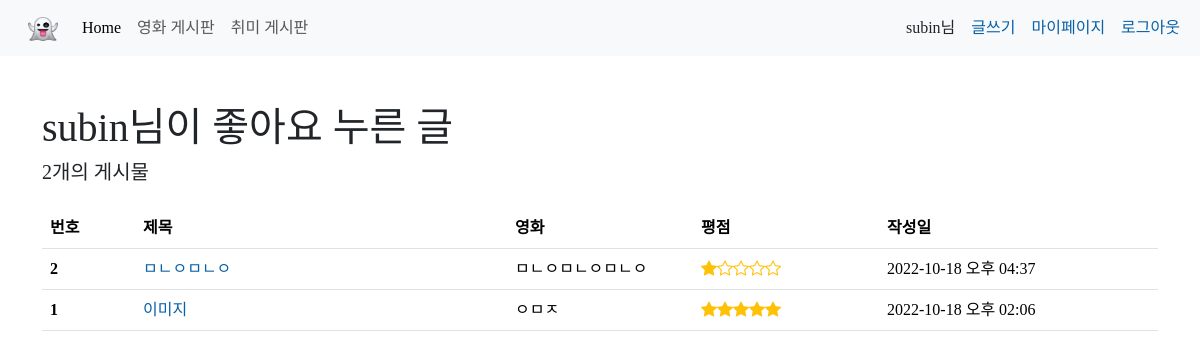
The page /accounts/6/likes (signed in) on the database as committed earlier.
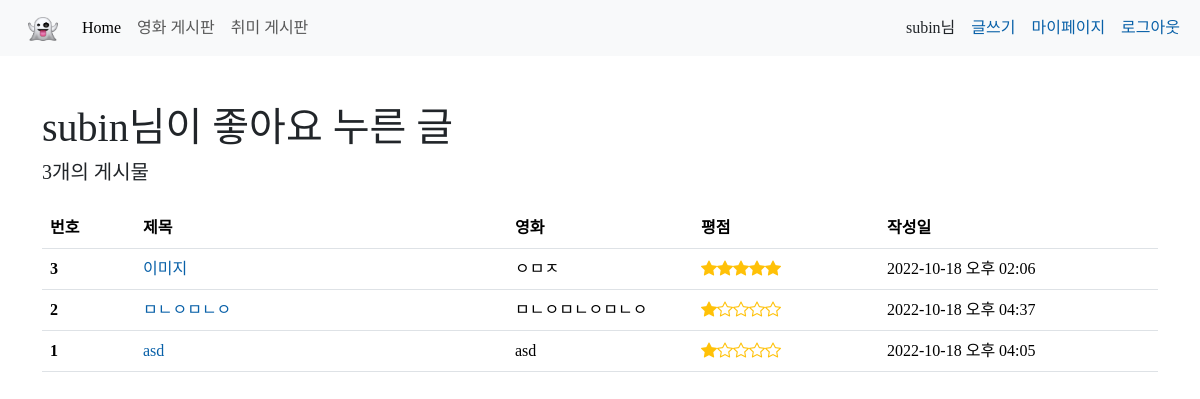
The same page on the database as committed later.
### accounts/models.py (models this page shows, shortened)
class User(AbstractUser):
    followings = models.ManyToManyField('self', symmetrical=False, related_name='followers')
    class Meta(AbstractUser.Meta):
        swappable = "AUTH_USER_MODEL"

### articles/models.py (models this page shows)
class Articles(models.Model):
    title = models.CharField(max_length=40)
    content = models.TextField()
    movie_name = models.CharField(max_length=80)
    grade = models.FloatField(default=1.0)
    created_at = models.DateTimeField(auto_now_add=True)
    updated_at = models.DateTimeField(auto_now=True)
    user = models.ForeignKey(get_user_model(), on_delete=models.PROTECT)
    image = ProcessedImageField(upload_to='images/', blank=True, null=True,
                                processors=[ResizeToFill(400, 300)],
                                format='JPEG', options={'quality': 90})
    like_users = models.ManyToManyField(settings.AUTH_USER_MODEL, related_name='like_articles')

### accounts/views.py (the view)
# urls.py: path("<int:pk>/likes", views.likes, name="likes"),
@login_required
def likes(request, pk):
    return render(request, 'accounts/likes.html')

### accounts/templates/accounts/likes.html
{% extends 'base.html' %}
{% load django_bootstrap5 %}
{% block css %}
  <link rel="stylesheet" href="https://cdn.jsdelivr.net/npm/bootstrap-icons@1.9.1/font/bootstrap-icons.css">
{% endblock css %}
{% block content %}
  <div class="container my-5">
    <h1 class="mb-2">{{ request.user }}님이 좋아요 누른 글</h1>
    <h5 class="mb-4">{{ user.like_articles.count }}개의 게시물</h5>
    <div>
      <table class="table table-hover">
        <thead>
          <tr>
            <th scope="col">번호</th>
            <th scope="col">제목</th>
            <th scope="col">영화</th>
            <th scope="col">평점</th>
            <th scope="col">작성일</th>
          </tr>
        </thead>
        <tbody>
          {% for article in user.like_articles.all %}
            <tr>
              <th scope="row" class="align-middle col-md-1">{{ forloop.revcounter }}</td>
              <td class="align-middle col-md-4">
                <a href="{% url 'articles:detail' article.pk %}" class="text-decoration-none">{{ article.title }}</a>
              </td>
              <td class="align-middle col-md-2">{{ article.movie_name }}</td>
              <td class="align-middle col-md-2">
                <div class="d-flex align-items-center">
                  {% if article.grade == 0 %}
                    <div class="text-warning bi-star"></div>
                    <div class="text-warning bi-star"></div>
                    <div class="text-warning bi-star"></div>
                    <div class="text-warning bi-star"></div>
                    <div class="text-warning bi-star"></div>
                  {% elif article.grade == 0.5 %}
                    <div class="text-warning bi-star-half"></div>
                    <div class="text-warning bi-star"></div>
                    <div class="text-warning bi-star"></div>
                    <div class="text-warning bi-star"></div>
                    <div class="text-warning bi-star"></div>
                  {% elif article.grade == 1.0 %}
                    <div class="text-warning bi-star-fill"></div>
                    <div class="text-warning bi-star"></div>
                    <div class="text-warning bi-star"></div>
                    <div class="text-warning bi-star"></div>
                    <div class="text-warning bi-star"></div>
                  {% elif article.grade == 1.5 %}
                    <div class="text-warning bi-star-fill"></div>
                    <div class="text-warning bi-star-half"></div>
                    <div class="text-warning bi-star"></div>
                    <div class="text-warning bi-star"></div>
                    <div class="text-warning bi-star"></div>
                  {% elif article.grade == 2.0 %}
                    <div class="text-warning bi-star-fill"></div>
                    <div class="text-warning bi-star-fill"></div>
                    <div class="text-warning bi-star"></div>
                    <div class="text-warning bi-star"></div>
                    <div class="text-warning bi-star"></div>
                  {% elif article.grade == 2.5 %}
                    <div class="text-warning bi-star-fill"></div>
                    <div class="text-warning bi-star-fill"></div>
                    <div class="text-warning bi-star-half"></div>
                    <div class="text-warning bi-star"></div>
                    <div class="text-warning bi-star"></div>
                  {% elif article.grade == 3.0 %}
                    <div class="text-warning bi-star-fill"></div>
                    <div class="text-warning bi-star-fill"></div>
                    <div class="text-warning bi-star-fill"></div>
                    <div class="text-warning bi-star"></div>
                    <div class="text-warning bi-star"></div>
                  {% elif article.grade == 3.5 %}
                    <div class="text-warning bi-star-fill"></div>
                    <div class="text-warning bi-star-fill"></div>
                    <div class="text-warning bi-star-fill"></div>
                    <div class="text-warning bi-star-half"></div>
                    <div class="text-warning bi-star"></div>
                  {% elif article.grade == 4.0 %}
                    <div class="text-warning bi-star-fill"></div>
                    <div class="text-warning bi-star-fill"></div>
                    <div class="text-warning bi-star-fill"></div>
                    <div class="text-warning bi-star-fill"></div>
                    <div class="text-warning bi-star"></div>
                  {% elif article.grade == 4.5 %}
                    <div class="text-warning bi-star-fill"></div>
                    <div class="text-warning bi-star-fill"></div>
                    <div class="text-warning bi-star-fill"></div>
                    <div class="text-warning bi-star-fill"></div>
                    <div class="text-warning bi-star-half"></div>
                  {% elif article.grade == 5.0 %}
                    <div class="text-warning bi-star-fill"></div>
                    <div class="text-warning bi-star-fill"></div>
                    <div class="text-warning bi-star-fill"></div>
                    <div class="text-warning bi-star-fill"></div>
                    <div class="text-warning bi-star-fill"></div>
                  {% endif %}
                </div>
              </td>
              <td class="align-middle col-md-3">{{ article.created_at|date:'Y-m-d a h:i' }}</td>
            </tr>
          {% endfor %}
        </tbody>
      </table>
    </div>
  </div>
{% endblock content %}

### templates/base.html (shortened to what this page needs)
{% load django_bootstrap5 %}
{% load static %}
<!doctype html>
<html lang="en">
<head>
  {% bootstrap_css %}
  <link rel="stylesheet" href="{% static 'css/styles.css' %}">
  {% block css %}{% endblock css %}
</head>
<body>
  <header>
    <nav class="navbar navbar-expand-lg bg-light">
      <div class="container-fluid">
        <a class="navbar-brand" href="#">
          <img src="{% static 'image/pngwing.com.png' %}" alt="Logo" width="30" height="24" class="d-inline-block align-text-top ms-3">
        </a>
        <div class="collapse navbar-collapse d-flex justify-content-between" id="navbarNavAltMarkup">
          <div class="navbar-nav">
            <a class="nav-link active" aria-current="page" href="{% url 'main' %}">Home</a>
            <a class="nav-link" href="{% url 'articles:index' %}">영화 게시판</a>
            <a class="nav-link" href="#">취미 게시판</a>
          </div>
          <div>
            {% if request.user.is_authenticated %}
            <div class="d-flex justify-content-center">
              <p class="my-auto mx-2">{{ request.user }}님</p>
              <a href="{% url 'articles:create' %}" class="my-auto mx-2">글쓰기</a>
              <a href="{% url 'accounts:mypage' request.user.pk %}" class="my-auto mx-2">마이페이지</a>
              <a href="{% url 'accounts:logout' %}" class="my-auto mx-2">로그아웃</a>
            </div>
            {% else %}
            <div class="d-flex justify-content-center">
              <a href="{% url 'accounts:signup' %}" class="my-auto mx-2">회원가입</a>
              <a href="{% url 'accounts:login' %}" class="my-auto mx-2">로그인</a>
            </div>
            {% endif %}
          </div>
        </div>
      </div>
    </nav>
  </header>
  <main>
    {% block content %}
    {% endblock content %}
  </main>
</body>
</html>

### static/css/styles.css (style rules this page uses)
* { font-family: 'Pretendard-Regular'; }
a { text-decoration: none; color: rgb(8, 96, 168); }

Rows that differ between the two databases and show on the page:
changed User "subin": like_articles.count "2" → "3"
shown differently, row unchanged: Articles "이미지": moves up the list
now on this page (row unchanged): Articles: title "asd", movie_name "asd", grade 1 (drawn), created_at "2022-10-18 오후 04:05"
